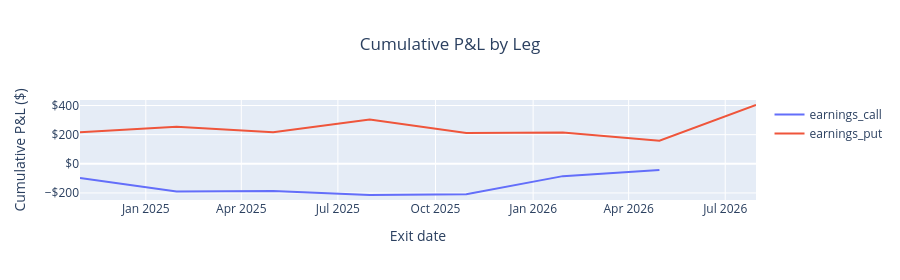

Notebook code for this chart:
### Markdown cell above
### Cumulative P&L by leg

### Code cell
report.plot_cum_pnl()

### Figure 1 — Plotly figure (JSON) as saved in the notebook; plotly's stock layout.template omitted (floating-point values rounded to 4 significant figures)
{"data": [{"hovertemplate": "Leg: %{data.name}<br>Date: %{x|%Y-%m-%d}<br>Cum P&L: $%{y:,.0f}<extra></extra>", "line": {"width": 2}, "mode": "lines", "name": "earnings_call", "type": "scatter", "x": ["2024-10-31T00:00:00.000000", "2025-01-30T00:00:00.000000", "2025-05-01T00:00:00.000000", "2025-07-31T00:00:00.000000", "2025-10-30T00:00:00.000000", "2026-01-29T00:00:00.000000", "2026-04-30T00:00:00.000000"], "y": [-97.0, -190.0, -186.5, -214.0, -208.5, -84.5, -42.0]}, {"hovertemplate": "Leg: %{data.name}<br>Date: %{x|%Y-%m-%d}<br>Cum P&L: $%{y:,.0f}<extra></extra>", "line": {"width": 2}, "mode": "lines", "name": "earnings_put", "type": "scatter", "x": ["2024-10-31T00:00:00.000000", "2025-01-30T00:00:00.000000", "2025-05-01T00:00:00.000000", "2025-07-31T00:00:00.000000", "2025-10-30T00:00:00.000000", "2026-01-29T00:00:00.000000", "2026-04-30T00:00:00.000000", "2026-07-30T00:00:00.000000"], "y": [216.0, 254.5, 216.0, 303.5, 212.0, 214.5, 158.5, 403.5]}], "layout": {"autosize": true, "height": 280, "title": {"text": "Cumulative P&L by Leg", "x": 0.5}, "xaxis": {"title": {"text": "Exit date"}}, "yaxis": {"tickformat": "$,.0f", "title": {"text": "Cumulative P&L ($)"}}}}
